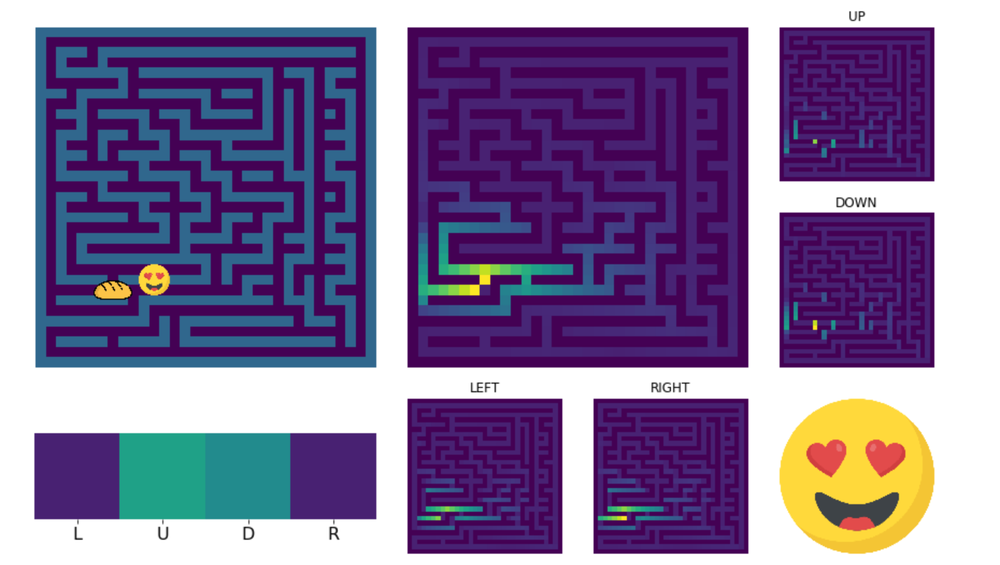
#> input picture imgs/dashboard.png, 1000 x 565 px, shrunk from 1860 x 1050 before the run, given in place of bread.png, which was not available
$ python utils.py
#> lines starting #> are read from the running program, lines starting #| are printed output that depends on the picture
"""

Core function definitions for supervised learning

"""

import copy
import numpy as np
import matplotlib.pyplot as plt
from matplotlib.offsetbox import OffsetImage, AnnotationBbox
from matplotlib.gridspec import GridSpec


class Maze:
    """
    A maze environment for unsupervised learning agents.
    """

    def __init__(self, width=81, height=51, complexity=.75, density=.75):
        """Initializes a random maze environment.

        Args:
            width (int):        desired width of the maze
            height (int):       desired height of the maze
            complexity (float): maze complexity parameter
            density (float):    maze wall density parameter

        Attributes:
            z (array):              2D matrix representing the maze
            shape (tuple):          utility attribute for the actual shape of the maze created
            target_ico (string):  filename of icon to use for the target reward
            target_i (int):         row index of the target position
            target_j (int):         column index of the target position

        Returns:
            _ (Maze):    initialized instance of the Maze class
        """

        # make a maze, convert array from True/False to integer:
        self.z = self.build_maze(width, height, complexity, density)
        self.shape = self.z.shape

        # Place Target/Reward
        self.target_ico = "imgs/bread.png"
        self.target_i, self.target_j = self.random_available_ij()

    def __repr__(self):
        """
        A text representation of the maze.
        """
        return f"Maze {self.shape} with target at {(self.target_i, self.target_j)}\n\n{self.z}"

    @staticmethod
    def build_maze(width, height, complexity, density):
        """Creates a matrix representation of a maze.

        Ref:
            Wikipedia's maze building algorithm

        Args:
            width (int):        desired width of the maze
            height (int):       desired height of the maze
            complexity (float): maze complexity parameter
            density (float):    maze wall density parameter

        Returns:
            z (array):          2D matrix representing the maze
        """
#> called with width = 16, height = 16, complexity = 0.75, density = 0.75

        # Only odd shapes
        shape = ((height // 2) * 2 + 1, (width // 2) * 2 + 1)

        # Adjust complexity and density relative to maze size
        complexity = int(complexity * (5 * (shape[0] + shape[1])))  # number of components
        density = int(density * ((shape[0] // 2) * (shape[1] // 2)))  # size of components

        # Build actual maze
        Z = np.zeros(shape, dtype=bool)

        # Fill borders
        Z[0, :] = Z[-1, :] = 1
        Z[:, 0] = Z[:, -1] = 1

        # Make aisles
        for i in range(density):

            # pick a random position
            x = np.random.randint(0, shape[1] // 2) * 2
            y = np.random.randint(0, shape[0] // 2) * 2
            Z[y, x] = 1

            for j in range(complexity):
                neighbours = []
                if x > 1:
                    neighbours.append((y, x - 2))
                if x < shape[1] - 2:
                    neighbours.append((y, x + 2))
                if y > 1:
                    neighbours.append((y - 2, x))
                if y < shape[0] - 2:
                    neighbours.append((y + 2, x))
                if len(neighbours):
                    y_, x_ = neighbours[np.random.randint(0, len(neighbours) - 1)]
                    if Z[y_, x_] == 0:
                        Z[y_, x_] = 1
                        Z[y_ + (y - y_) // 2, x_ + (x - x_) // 2] = 1
                        x, y = x_, y_

        return np.array(Z, dtype="int")

    def random_available_ij(self):
        """Selects random matrix indices not occupied by a wall.

        Returns:
            i (int):    row matrix index of random available position
            j (int):    column matrix index of random available position
        """

        i, j = np.random.choice(self.shape[0]), np.random.choice(self.shape[1])

        while self.z[i][j] != 0:  # while not on an empty space ...
            i, j = self.random_available_ij()  # ... try again

        return i, j

    def render_target(self, ax):
        """Plots an icon representing the target at its position in the maze.

        Args:
            ax (axes):  axes onto which to plot

        Returns:
            ax (axes):  updated plot axes
        """

        target_img = OffsetImage(plt.imread(self.target_ico), zoom=5 / ax.figure.dpi, dpi_cor=False)
        target_ab = AnnotationBbox(target_img, (self.target_j, self.target_i), frameon=False)  # express (x,y) as (j,i)
        ax.add_artist(target_ab)
        return ax

    def render(self, ax=None):
        """Plots the maze and displays the position of the target.

        Args:
            ax (axes, optional): axes onto which to plot

        Returns:
            ax (axes):  updated plot axes
        """

        if ax is None:
            ax = plt.gca()

        # Plot maze
        ax.imshow(self.z, origin='upper', vmin=0, vmax=3)  # scaling chosen for aesthetic reasons

        # Plot target
        ax = self.render_target(ax)

        ax.axis('off')

        return ax


class Agent:
    """
    An unsupervised leaning agent.
    """

    # [339 lines left out: functions __init__, __repr__, check_is_on_target, available_actions, pick_action, execute_action and 10 more, not called in this run]


if __name__ == "__main__":

    world = Maze(width=16, height=16)

    print(world)

    world.render()
    plt.show()
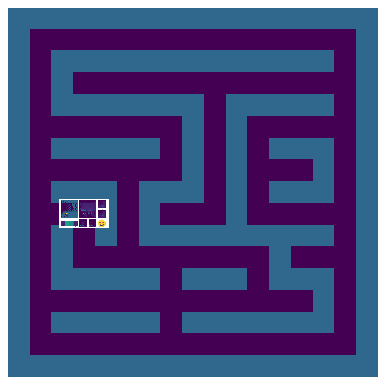
#> figure drawn by matplotlib, 1 panel

$ run again, on imgs/dashboard_alt.png
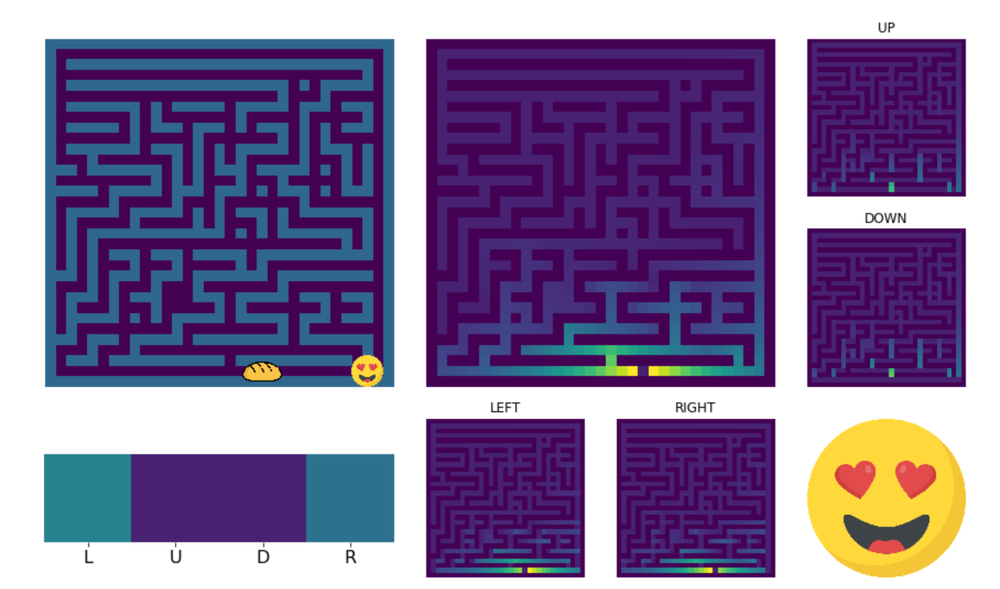
#> input picture imgs/dashboard_alt.png, 1000 x 589 px, shrunk from 1816 x 1070 before the run, given in place of bread.png, which was not available
#> `plt.show()`:
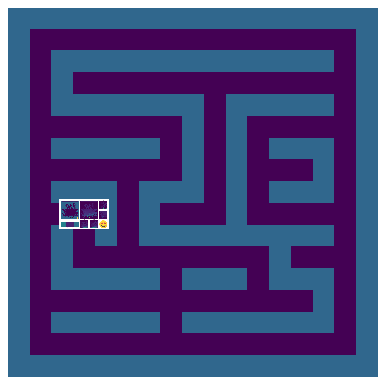
#> figure drawn by matplotlib, 1 panel

$ run again, on imgs/game_intro.png
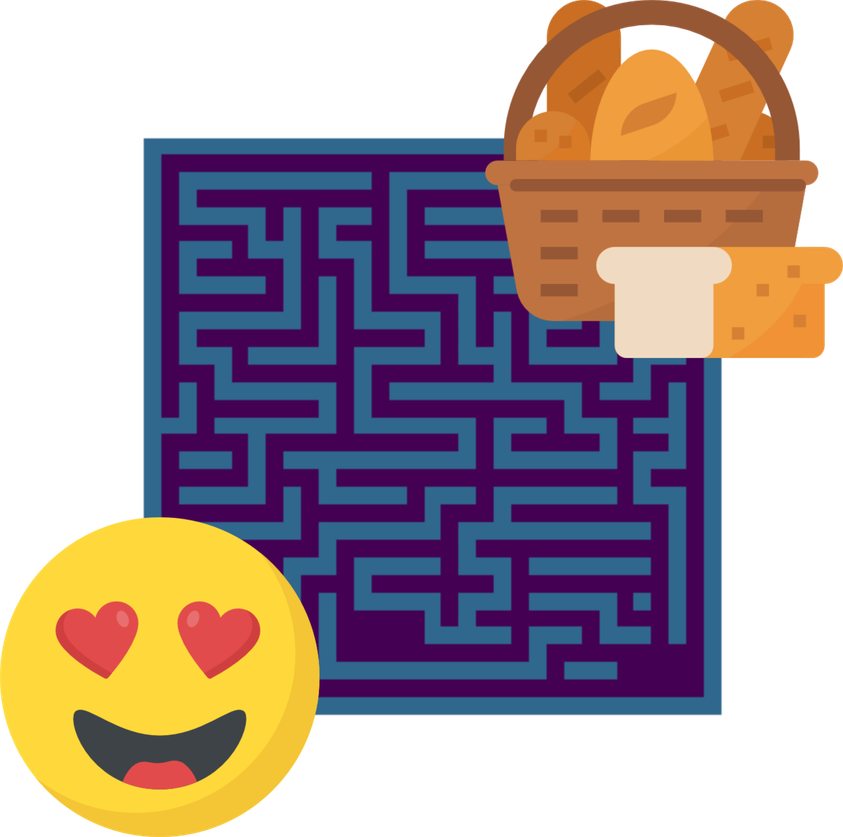
#> input picture imgs/game_intro.png, 843 x 837 px, shrunk from 6626 x 6574 before the run, given in place of bread.png, which was not available
#> `plt.show()`:
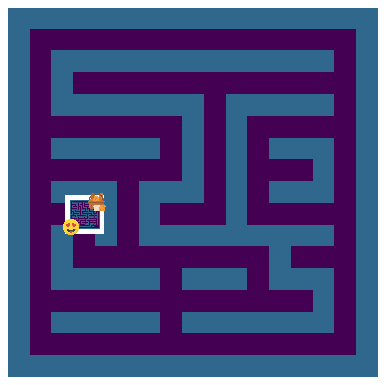
#> figure drawn by matplotlib, 1 panel
